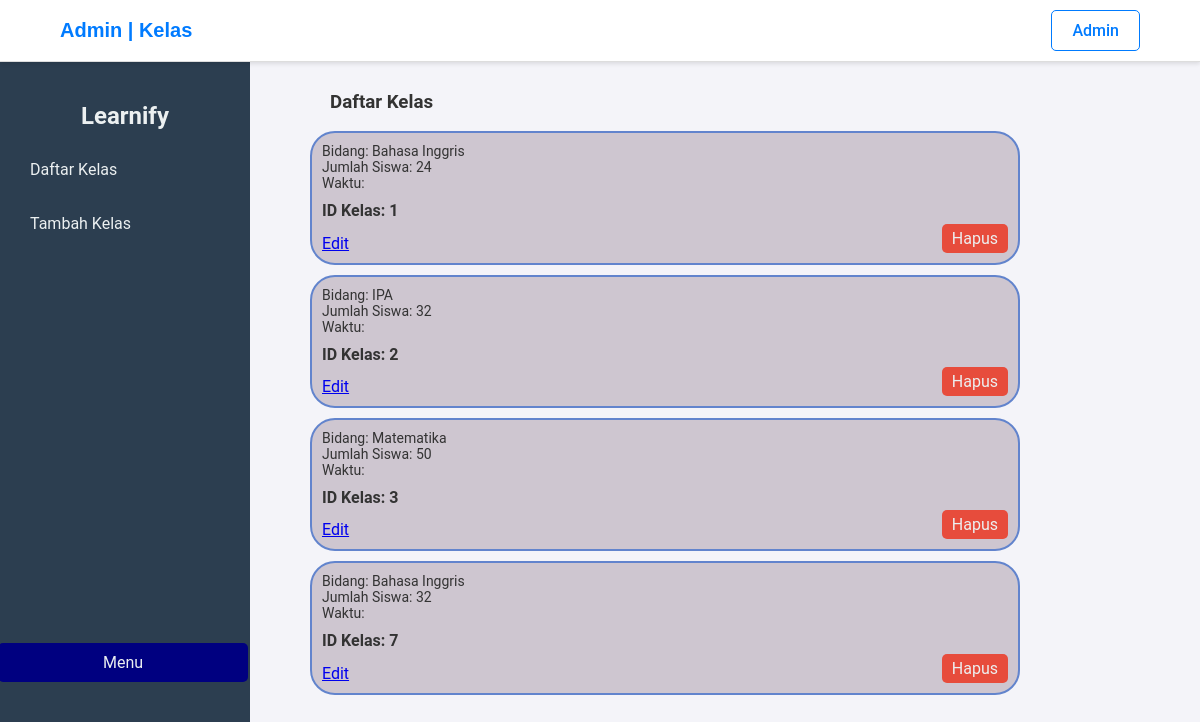
Screenshot of /kelas.php with the database file from the repository.
### tables this page shows
CREATE TABLE `kelas` (
  `bidang` varchar(255) NOT NULL,
  `id_bidang` int(11) DEFAULT NULL,
  `pengajar_id` int(11) DEFAULT NULL,
  `jumlah_siswa` int(11) DEFAULT NULL,
  `teacher_id` int(11) DEFAULT NULL,
  `id_kelas` int(11) NOT NULL,
  `biaya` int(11) DEFAULT NULL,
  `hari` varchar(20) NOT NULL
);

### kelas.php (the view, shortened to what this page needs)
<!DOCTYPE html>
<html lang="en">
<head>
</head>
<body>
    <header>
        <div class="container">
            <div class="logo">
                <h1>Admin | Kelas</a></h1>
            </div>
            <div class="auth">
                <a>Admin</a>
            </div>
        </div>
    </header>
    <div class="sidebar">
        <h2>Learnify</h2>
        <ul>
            <li><a href="kelas.php" class="active">Daftar Kelas</a></li>
            <li><a href="tambah_kelas.php">Tambah Kelas</a></li>
        </ul>
        <div class="logout">
        <a href="menu.php" style="display: block; text-align: center; padding: 10px; background-color: navy; color: #ecf0f1; border-radius: 5px; text-decoration: none;"><Main></Main>Menu</a>
        </div>
    </div>
    <div class="main-content">
        <h3>Daftar Kelas</h3>
            <?php
                include "config.php";
                $ambil_data = mysqli_query($mysqli, "SELECT * FROM kelas");
                while ($data = mysqli_fetch_array($ambil_data)) {
            ?>
                <div class="box_antrian">
                    <p>Bidang: <?php echo $data['bidang']; ?></p>
                    <p>Jumlah Siswa: <?php echo $data['jumlah_siswa']; ?></p>
                    <p>Waktu: <?php echo $data['waktu']; ?></p>
                    <h2>ID Kelas: <?php echo $data['id_kelas']; ?></h2>
                    <a href="edit_kelas.php?id_kelas=<?php echo $data['id_kelas']; ?>">Edit</a>
                    <a href="hapus_kelas.php?id_kelas=<?php echo $data['id_kelas']; ?>" class="delete-btn" onclick="return confirm('Apakah Anda yakin ingin menghapus pengajar ini?')">Hapus</a>
                </div>
            <?php
                }
            ?>
    </div>
</body>
</html>

### kelas.php (style rules this page uses)
body { font-family: 'Roboto', sans-serif; margin: 0; padding: 0; background-color: #f4f4f9; color: #333; }
header { background: #fff; border-bottom: 1px solid #ddd; padding: 10px 0; position: sticky; top: 0; box-shadow: 0 2px 4px rgba(0, 0, 0, 0.1); z-index: 1000; }
.container { display: flex; justify-content: space-between; align-items: center; width: 90%; margin: 0 auto; }
.logo h1 { margin: 0; color: #007BFF; font-family: 'Montserrat', sans-serif; font-weight: 550; font-size: 20px; }
.auth { display: flex; gap: 15px; }
.auth a { text-decoration: none; color: #007BFF; font-weight: 500; padding: 10px 20px; transition: background-color 0.3s ease, color 0.3s ease; border-radius: 5px; border: 1px solid #007BFF; }
.sidebar { width: 250px; height: 100vh; background-color: #2c3e50; padding: 20px; box-sizing: border-box; position: fixed; }
.sidebar h2 { color: #ecf0f1; text-align: center; }
.sidebar ul { list-style: none; padding: 0; margin-top: 20px; }
.sidebar ul li { margin: 15px 0; }
.sidebar ul li a { color: #ecf0f1; text-decoration: none; display: block; padding: 10px; border-radius: 5px; transition: background 0.3s; }
.sidebar .logout { position: absolute; bottom: 20px; width: 100%; margin-bottom: 10rem; right: 2px; }
.logout a { display: block; text-align: center; padding: 10px; background-color: #e74c3c; color: #ecf0f1; border-radius: 5px; text-decoration: none; }
.main-content { margin-left: 200px; padding: 10px; width: calc(100% - 220px); height: calc(100vh - 40px); overflow-y: auto; }
.box_antrian { text-align: left; width: 70%; margin-top: 10px; border: 2px solid #6284CD; background-color: rgb(206, 198, 208); border-radius: 25px; padding: 10px; text-decoration: none; transition: background-color 0.3s ease; position: relative; margin-left:100px; }
.box_antrian p { margin: 0; font-size: 14px; }
.box_antrian h2 { margin-top: 10px; font-size: 16px; }
.delete-btn { position: absolute; bottom: 10px; right: 10px; background-color: #e74c3c; color: #ecf0f1; padding: 5px 10px; border-radius: 5px; text-decoration: none; transition: background-color 0.3s ease; }
h3 { margin-left:120px; }

### rows the page displays
kelas: bidang "Bahasa Inggris", jumlah_siswa "24", id_kelas "1"
kelas: bidang "IPA", jumlah_siswa "32", id_kelas "2"
kelas: bidang "Matematika", jumlah_siswa "50", id_kelas "3"
kelas: bidang "Bahasa Inggris", jumlah_siswa "32", id_kelas "7"
